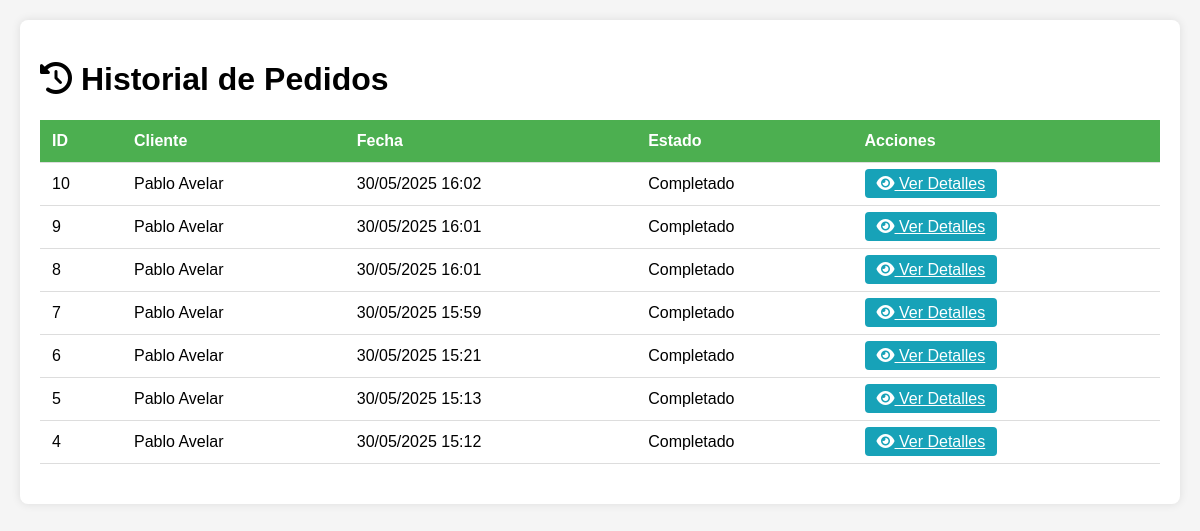
The page /ver_pedidos.php (signed in) on the database as committed earlier.
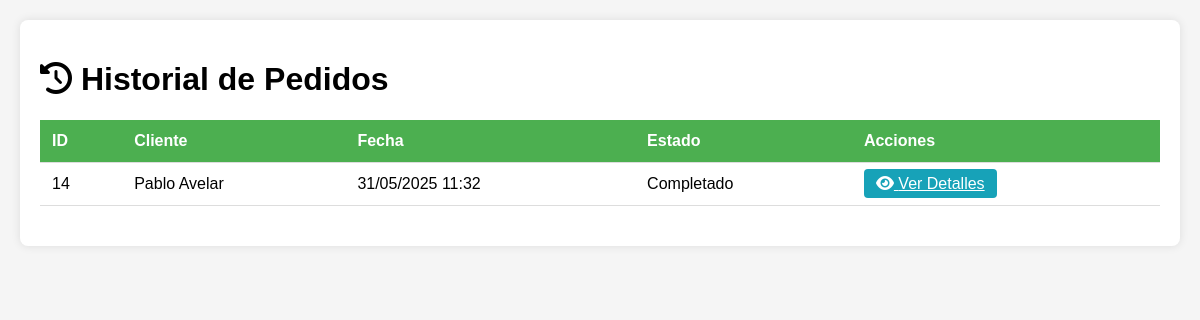
The same page on the database as committed later.
### tables this page shows
CREATE TABLE IF NOT EXISTS `pedidos` (
  `id` int NOT NULL AUTO_INCREMENT,
  `usuario_id` int NOT NULL,
  `fecha` datetime DEFAULT CURRENT_TIMESTAMP,
  `estado` enum('pendiente','completado') DEFAULT 'pendiente',
  PRIMARY KEY (`id`),
  KEY `usuario_id` (`usuario_id`)
);

CREATE TABLE IF NOT EXISTS `usuarios` (
  `id` int NOT NULL AUTO_INCREMENT,
  `username` varchar(50) NOT NULL,
  `password` varchar(255) NOT NULL,
  `rol` enum('admin','vendedor','cliente') NOT NULL,
  `nombre` varchar(100) NOT NULL,
  `activo` tinyint(1) DEFAULT '1',
  PRIMARY KEY (`id`),
  UNIQUE KEY `username` (`username`)
);

### ver_pedidos.php (the view, shortened to what this page needs)
<?php
require 'db.php';
$stmt = $pdo->query("
    SELECT p.*, u.nombre as cliente
    FROM pedidos p
    JOIN usuarios u ON p.usuario_id = u.id
    ORDER BY p.fecha DESC
");
$pedidos = $stmt->fetchAll();
?>
<!DOCTYPE html>
<html lang="es">
<head>
    <link rel="stylesheet" href="https://cdnjs.cloudflare.com/ajax/libs/font-awesome/6.0.0-beta3/css/all.min.css">
</head>
<body>
    <div class="container">
        <h1><i class="fas fa-history"></i> Historial de Pedidos</h1>
        <table>
            <thead>
                <tr>
                    <th>ID</th>
                    <th>Cliente</th>
                    <th>Fecha</th>
                    <th>Estado</th>
                    <th>Acciones</th>
                </tr>
            </thead>
            <tbody>
                <?php foreach ($pedidos as $pedido): ?>
                <tr>
                    <td><?= $pedido['id'] ?></td>
                    <td><?= htmlspecialchars($pedido['cliente']) ?></td>
                    <td><?= date('d/m/Y H:i', strtotime($pedido['fecha'])) ?></td>
                    <td><?= ucfirst($pedido['estado']) ?></td>
                    <td>
                        <a href="?ver_detalles=<?= $pedido['id'] ?>" class="btn btn-info">
                            <i class="fas fa-eye"></i> Ver Detalles
                        </a>
                    </td>
                </tr>
                <?php endforeach; ?>
            </tbody>
        </table>
    </div>
</body>
</html>

### ver_pedidos.php (style rules this page uses)
body { font-family: Arial, sans-serif; margin: 0; padding: 20px; background-color: #f5f5f5; }
.container { max-width: 1200px; margin: 0 auto; background: white; padding: 20px; border-radius: 8px; box-shadow: 0 0 10px rgba(0,0,0,0.1); }
table { width: 100%; border-collapse: collapse; margin-bottom: 20px; }
th, td { padding: 12px; text-align: left; border-bottom: 1px solid #ddd; }
th { background-color: #4CAF50; color: white; }
.btn { padding: 6px 12px; border: none; border-radius: 4px; cursor: pointer; }
.btn-info { background-color: #17a2b8; color: white; }

Rows that differ between the two databases and show on the page:
removed pedidos: id "10", usuario.nombre "Pablo Avelar", fecha "30/05/2025 16:02", estado "Completado"
removed pedidos: id "9", usuario.nombre "Pablo Avelar", fecha "30/05/2025 16:01", estado "Completado"
removed pedidos: id "8", usuario.nombre "Pablo Avelar", fecha "30/05/2025 16:01", estado "Completado"
removed pedidos: id "7", usuario.nombre "Pablo Avelar", fecha "30/05/2025 15:59", estado "Completado"
removed pedidos: id "6", usuario.nombre "Pablo Avelar", fecha "30/05/2025 15:21", estado "Completado"
removed pedidos: id "5", usuario.nombre "Pablo Avelar", fecha "30/05/2025 15:13", estado "Completado"
removed pedidos: id "4", usuario.nombre "Pablo Avelar", fecha "30/05/2025 15:12", estado "Completado"
added pedidos: id "14", usuario.nombre "Pablo Avelar", fecha "31/05/2025 11:32", estado "Completado"
